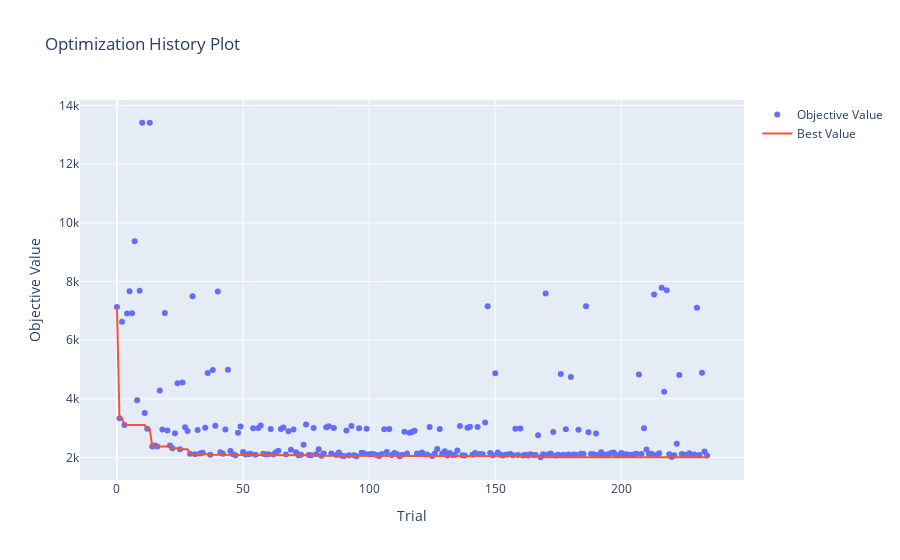

Notebook code cell kept with this figure:
### Code cell
# Gráfico de historial de optimización con Optuna
plot_optimization_history(study_opt)

### Figure 1 — Plotly figure (JSON) as saved in the notebook; plotly's stock layout.template omitted (floating-point values rounded to 4 significant figures; data arrays with more than 128 entries replaced by an {"elided": "..."} marker saying what was removed)
{"data": [{"mode": "markers", "name": "Objective Value", "type": "scatter", "x": {"elided": "235 int values"}, "y": {"elided": "235 float values"}}, {"mode": "lines", "name": "Best Value", "type": "scatter", "x": {"elided": "235 int values"}, "y": {"elided": "235 float values"}}, {"marker": {"color": "#cccccc"}, "mode": "markers", "name": "Infeasible Trial", "showlegend": false, "type": "scatter", "x": [], "y": []}], "layout": {"title": {"text": "Optimization History Plot"}, "xaxis": {"title": {"text": "Trial"}}, "yaxis": {"title": {"text": "Objective Value"}}}}
